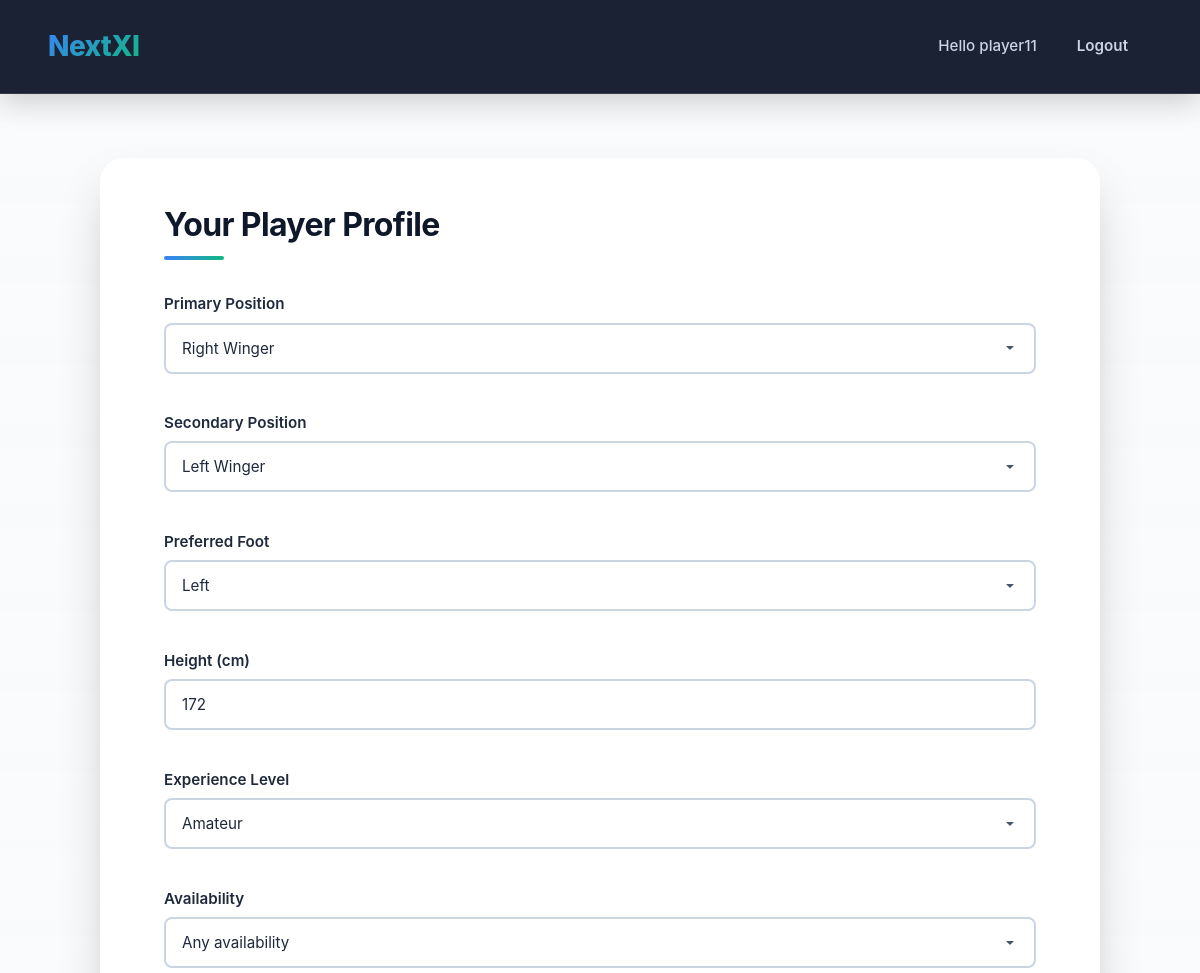
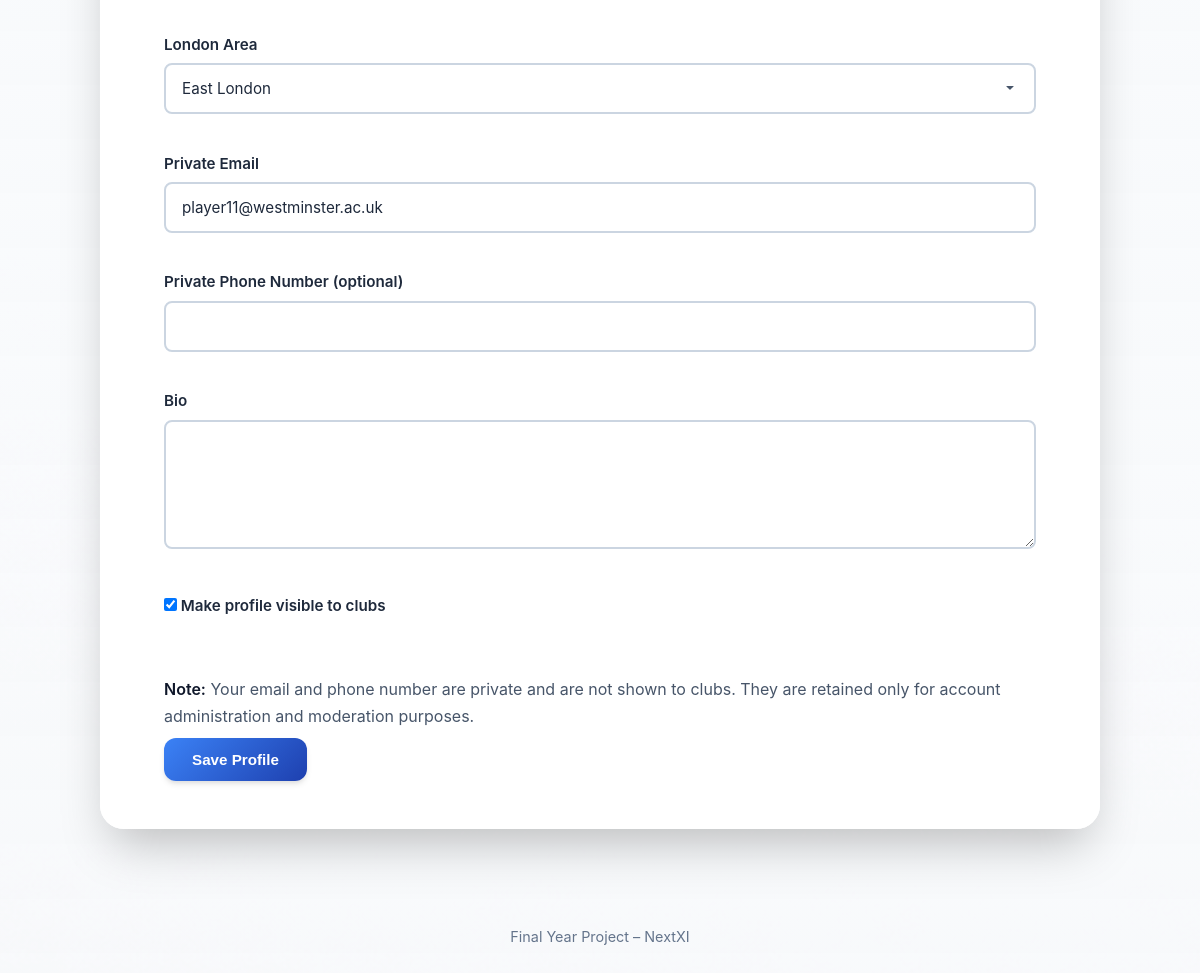
The page /player/profile/ (signed in) on the database its author committed (2 pictures, top to bottom).
### core/models.py (models this page shows, shortened)
class Player(models.Model):
    POSITION_CHOICES = [
        ("GK", "Goalkeeper"),
        ("RB", "Right Back"),
        ("LB", "Left Back"),
        ("CB", "Centre Back"),
        ("DM", "Defensive Midfielder"),
        ("CM", "Central Midfielder"),
        ("AM", "Attacking Midfielder"),
        ("RW", "Right Winger"),
        ("LW", "Left Winger"),
        ("ST", "Striker"),
    ]
    FOOT_CHOICES = [
        ("L", "Left"),
        ("R", "Right"),
        ("B", "Both"),
    ]
    EXPERIENCE_CHOICES = [
        ("YTH", "Youth / Academy"),
        ("AM", "Amateur"),
        ("SEMI", "Semi-Professional"),
        ("PRO", "Professional"),
    ]
    AVAILABILITY_CHOICES = [
        ("WKD", "Weekends"),
        ("WK", "Weekdays"),
        ("EVE", "Evenings"),
        ("ANY", "Any availability"),
    ]
    LONDON_AREA_CHOICES = [
        ("N", "North London"),
        ("NE", "North-East London"),
        ("NW", "North-West London"),
        ("E", "East London"),
        ("SE", "South-East London"),
        ("SW", "South-West London"),
        ("W", "West London"),
        ("S", "South London"),
        ("C", "Central London"),
    ]
    user = models.OneToOneField(User, on_delete=models.CASCADE)
    primary_position = models.CharField(max_length=3, choices=POSITION_CHOICES)
    secondary_position = models.CharField(max_length=3, choices=POSITION_CHOICES, blank=True)
    preferred_foot = models.CharField(max_length=1, choices=FOOT_CHOICES)
    height_cm = models.IntegerField(null=True, blank=True)
    experience_level = models.CharField(max_length=4, choices=EXPERIENCE_CHOICES)
    availability_window = models.CharField(max_length=4, choices=AVAILABILITY_CHOICES)
    locality_area = models.CharField(max_length=2, choices=LONDON_AREA_CHOICES)
    contact_email = models.EmailField(blank=True)
    contact_phone = models.CharField(max_length=20, blank=True)
    bio = models.TextField(blank=True)
    visibility = models.BooleanField(default=True)

### core/views.py (the view, shortened to what this page needs)
# urls.py: path("player/profile/", views.player_profile, name="player_profile"),
@login_required
def player_profile(request):
    player, created = Player.objects.get_or_create(user=request.user)
    return render(request, "core/player_profile.html", {
        "player": player
    })

### core/templates/core/player_profile.html (shortened to what this page needs)
{% extends "core/base.html" %}
{% block content %}
<h2>Your Player Profile</h2>
<form method="post">
    <label>Primary Position</label>
    <select name="primary_position" required>
        {% for value, label in player.POSITION_CHOICES %}
            <option value="{{ value }}" {% if player.primary_position == value %}selected{% endif %}>
                {{ label }}
            </option>
        {% endfor %}
    </select><br><br>
    <label>Secondary Position</label>
    <select name="secondary_position">
        {% for value, label in player.POSITION_CHOICES %}
            <option value="{{ value }}" {% if player.secondary_position == value %}selected{% endif %}>
                {{ label }}
            </option>
        {% endfor %}
    </select><br><br>
    <label>Preferred Foot</label>
    <select name="preferred_foot" required>
        {% for value, label in player.FOOT_CHOICES %}
            <option value="{{ value }}" {% if player.preferred_foot == value %}selected{% endif %}>
                {{ label }}
            </option>
        {% endfor %}
    </select><br><br>
    <label>Height (cm)</label>
    <input type="number" name="height_cm" value="{{ player.height_cm|default:'' }}" required><br><br>
    <label>Experience Level</label>
    <select name="experience_level" required>
        {% for value, label in player.EXPERIENCE_CHOICES %}
            <option value="{{ value }}" {% if player.experience_level == value %}selected{% endif %}>
                {{ label }}
            </option>
        {% endfor %}
    </select><br><br>
    <label>Availability</label>
    <select name="availability_window" required>
        {% for value, label in player.AVAILABILITY_CHOICES %}
            <option value="{{ value }}" {% if player.availability_window == value %}selected{% endif %}>
                {{ label }}
            </option>
        {% endfor %}
    </select><br><br>
    <label>London Area</label>
    <select name="locality_area" required>
        {% for value, label in player.LONDON_AREA_CHOICES %}
            <option value="{{ value }}" {% if player.locality_area == value %}selected{% endif %}>
                {{ label }}
            </option>
        {% endfor %}
    </select><br><br>
    <label>Private Email</label>
    <input type="email" name="contact_email" value="{{ player.contact_email|default:'' }}" required><br><br>
    <label>Private Phone Number (optional)</label>
    <input type="text" name="contact_phone" value="{{ player.contact_phone|default:'' }}"><br><br>
    <label>Bio</label>
    <textarea name="bio" rows="4">{{ player.bio|default:'' }}</textarea><br><br>
    <label>
        <input type="checkbox" name="visibility" {% if player.visibility %}checked{% endif %}>
        Make profile visible to clubs
    </label><br><br>
    <p><strong>Note:</strong> Your email and phone number are private and are not shown to clubs. They are retained only for account administration and moderation purposes.</p>
    <button type="submit" class="btn btn-blue">Save Profile</button>
</form>
{% endblock %}

### core/templates/core/base.html (shortened to what this page needs)
{% load static %}
<!DOCTYPE html>
<html lang="en">
<head>
    <link rel="stylesheet" href="{% static 'core/style.css' %}">
</head>
<body>
    <div class="navbar">
        <div class="nav-left">
            {% if user.is_authenticated %}
                {% if user.player %}
                    <a href="{% url 'player_dashboard' %}" class="brand">NextXI</a>
                {% elif user.club %}
                    <a href="{% url 'club_dashboard' %}" class="brand">NextXI</a>
                {% else %}
                    <a href="{% url 'home' %}" class="brand">NextXI</a>
                {% endif %}
            {% else %}
                <a href="{% url 'home' %}" class="brand">NextXI</a>
            {% endif %}
        </div>
        <div class="nav-right">
            {% if user.is_authenticated %}
                <span class="welcome">Hello {{ user.username }}</span>
                <a href="{% url 'logout' %}" class="nav-link">Logout</a>
            {% else %}
                <a href="{% url 'login' %}" class="nav-link">Login</a>
                <a href="{% url 'register' %}" class="nav-link btn-primary">Register</a>
            {% endif %}
        </div>
    </div>
    <div class="container">
        {% block content %}{% endblock %}
    </div>
    <div class="footer">
        Final Year Project – NextXI
    </div>
</body>
</html>

### rows shown on the page
Player: primary_position "Right Winger", secondary_position "Left Winger", preferred_foot "Left", height_cm "172", experience_level "Amateur", availability_window "Any availability", locality_area "East London", contact_email "player11@westminster.ac.uk", visibility "☑"

### other values the page prints
{{ user.username }} "player11"
